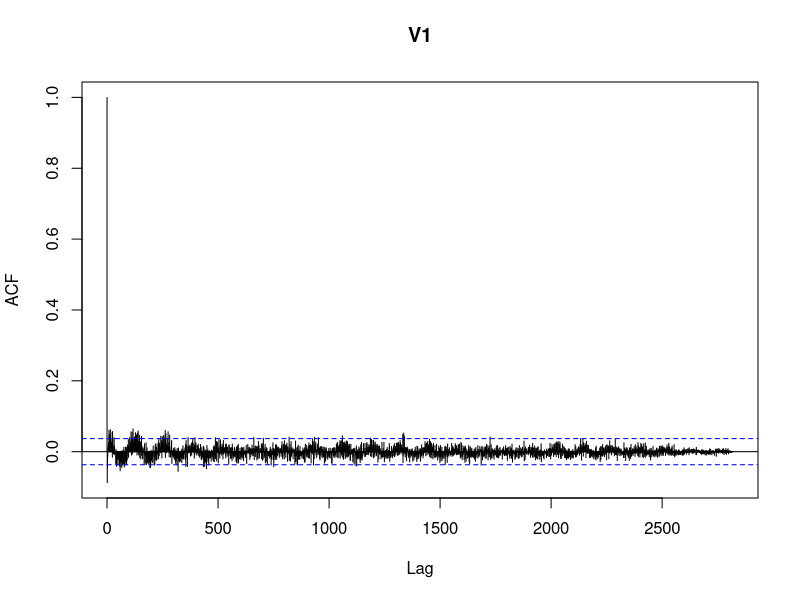
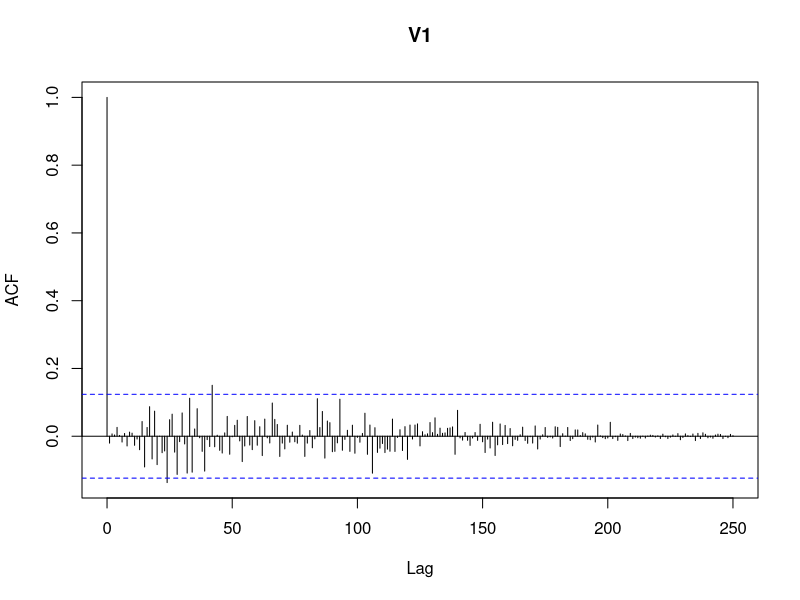
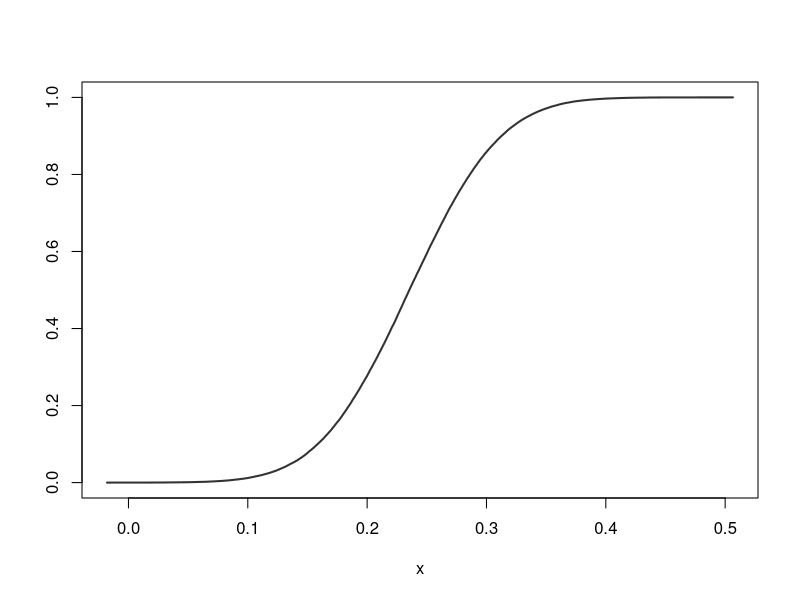

Here is the R script that generated these plots, in order:
## ---- chunk 1
knitr::opts_knit$set(root.dir = '/home/tucker/Documents/GitHub/BEwebinar/Data')
## ---- chunk 2
wolfer <- read.table("wolfer.dat")
wolfer <- ts(wolfer,start=1749,frequency=12)
n <- length(wolfer)
gamma.hat <- acf(wolfer,lag=n-1,type="covariance",plot=FALSE)$acf[,,1]

lambda <- seq(-floor(n/2)+1,floor(n/2))*2*pi/n
Q.mat <- exp(1i*seq(-floor(n/2)+1,floor(n/2)) %x% t(lambda))/sqrt(n)
wolfer.dft <- Conj(Q.mat) %*% (wolfer-mean(wolfer))
## ---- chunk 3
d <- 3*floor(n^{1/3})
wolfer.spec <- cos(0*lambda)*gamma.hat[1]
for(h in 1:(n-1))
{
	wolfer.spec <- wolfer.spec + 2*(max(1-h/d,0))*cos(h*lambda)*gamma.hat[h+1]
}
wolfer.spec <- ts(wolfer.spec,start=0,frequency=n)
## ---- chunk 4
wolfer.sieved <- wolfer.dft/sqrt(wolfer.spec)
wolfer.resids <- Re(Q.mat %*% wolfer.sieved)
gamma.resids <- acf(wolfer.resids,lag=n-1,type="correlation")$acf[,,1]
## ---- chunk 5
gassa <- read.table("GasSA_2-11-13.dat")
gassa <- ts(log(gassa),start=1992,frequency=12)
gas.diff <- diff(gassa)
n <- length(gas.diff)
gamma.hat <- acf(gas.diff,lag=n-1,type="covariance",plot=FALSE)$acf[,,1]
rho.hat <- acf(gas.diff,lag=n-1,type="correlation",plot=FALSE)$acf[,,1]
gas.acf12 <- rho.hat[13]
print(gas.acf12)
## ---- chunk 6
lambda <- seq(-floor(n/2),floor(n/2))*2*pi/n
Q.mat <- exp(1i*seq(-floor(n/2),floor(n/2)) %x% t(lambda))/sqrt(n)
gas.dft <- Conj(Q.mat) %*% (gas.diff-mean(gas.diff))

p.order <- 12
phi.ar <- solve(toeplitz(gamma.hat[1:p.order])) %*% gamma.hat[2:(p.order+1)]
sig2.ar <- gamma.hat[1] - sum(phi.ar*gamma.hat[2:(p.order+1)])
gas.spec <- rep(1,n)
for(j in 1:p.order) { gas.spec <- gas.spec - phi.ar[j]*exp(-1i*j*lambda) }
gas.spec <- sig2.ar*Mod(gas.spec)^{-2}
gas.sieved <- gas.dft/sqrt(gas.spec)
#plot(ts(Re(gas.sieved)))
#ceps.sieve <- Q.mat %*% Lambda.mat %*% Conj(Q.mat)
gas.resids <- Re(Q.mat %*% gas.sieved)
gas.tft <- gas.sieved[1:(floor(n/2)+1)]
gamma.resids <- acf(gas.resids,lag=n-1,type="correlation")$acf[,,1]
## ---- chunk 7
gas.tft <- gas.tft - mean(gas.tft)
gas.edf.re <- sort(Re(gas.tft))
gas.edf.im <- sort(Im(gas.tft))

monte.roots <- NULL
Monte <- 100000
for(i in 1:Monte)
{
	monte.resids <- sample(gas.edf.re,size=(floor(n/2)+1),replace=TRUE) + 
				1i*sample(gas.edf.im,size=(floor(n/2)+1),replace=TRUE)
	monte.resids[(floor(n/2)+1)] <- Re(monte.resids[(floor(n/2)+1)])
	monte.resids <- c(monte.resids,Conj(rev(monte.resids)[-1]))
	monte.sample <- Q.mat %*% monte.resids*sqrt(gas.spec)
	monte.sample <- Re(monte.sample)
	monte.root <- acf(monte.sample,lag=n-1,plot=FALSE,type="correlation")$acf[,,1][13] - gas.acf12
	monte.roots <- c(monte.roots,monte.root)
}
print(c(sort(monte.roots)[floor(.025*Monte)],sort(monte.roots)[floor(.975*Monte)]))
plot(sort(monte.roots),seq(1,Monte)/Monte,type="l",xlab="x",ylab="",lwd=2,col=grey(.2))
